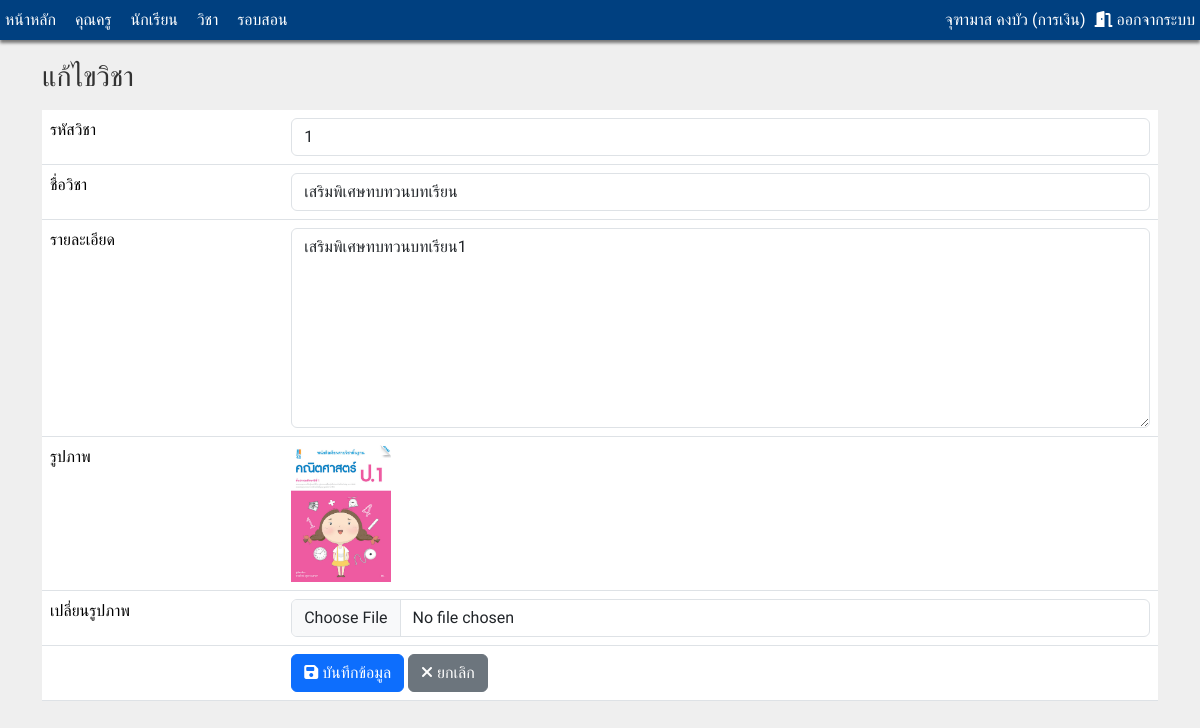
The page /admin/subject_update.php?id=1 (signed in) on the database its author committed.
### tables this page shows
CREATE TABLE `subject` (
  `sub_id` int(5) NOT NULL COMMENT 'รหัสวิชา',
  `sub_name` varchar(100) DEFAULT NULL COMMENT 'ชื่อวิชา',
  `sub_detail` varchar(2000) DEFAULT NULL COMMENT 'รายละเอียด',
  `sub_image` varchar(100) DEFAULT NULL COMMENT 'รูปภาพ'
);

### admin/subject_update.php (the view, shortened to what this page needs)
<?php
include("../inc_connect.php");
$sub_id = $_GET['id'];
$sql = " Select * From subject Where sub_id =$sub_id ";
$rst = mysqli_query($conn,$sql);
$arr = mysqli_fetch_array($rst);
?>
<!DOCTYPE html>
<html lang="en">
<head>
    <link rel="stylesheet" href="https://cdnjs.cloudflare.com/ajax/libs/font-awesome/6.4.0/css/all.min.css" />
    <link href="https://cdn.jsdelivr.net/npm/bootstrap@5.3.1/dist/css/bootstrap.min.css" rel="stylesheet">
    <link rel="stylesheet" href="../css/mystyle.css">
</head>
<body>
    <?php include("inc_menu.php");?>
    <div class="container">
        <h3 class="float-start mb-3" >แก้ไขวิชา </h3>
        <form action="" method="post" enctype="multipart/form-data">
                <table class="table">
                    <tr>
                        <td>รหัสวิชา</td>
                        <td> <input type="text" name="sub_id" id="sub_id" class="form-control" readonly="true" value="<?php echo $arr['sub_id']?>"> </td>
                    </tr>
                    <tr>
                        <td>ชื่อวิชา</td>
                        <td> <input type="text" name="sub_name" id="sub_name" class="form-control" require="true" value="<?php echo $arr['sub_name']?>"> </td>
                    </tr>
                    <tr>
                        <td>รายละเอียด</td>
                        <td> <textarea  name="sub_detail" id="sub_detail" class="form-control" require="true" style="height:200px;"><?php echo $arr['sub_detail']?></textarea> </td>
                    </tr>
                    <tr>
                        <td>รูปภาพ</td>
                        <td>  <img src="../img_subject/<?php echo $arr['sub_image'] ?>" width="100"></td>
                    </tr>
                    <tr>
                        <td>เปลี่ยนรูปภาพ</td>
                        <td> <input type="file" name="sub_image" id="sub_image" class="form-control" ></td>
                    </tr>
                    <tr>
                        <td></td>
                        <td>
                            <button type="submit" name="submit" class="btn btn-primary"><i class="fa-solid fa-floppy-disk"></i> บันทึกข้อมูล </button>
                            <button type="button" class="btn btn-secondary" onclick="window.location='subject.php';"><i class="fa-solid fa-xmark"></i> ยกเลิก </button>
                        </td>
                    </tr>
                </table>
        </form>
    </div>
</body>
</html>

### css/mystyle.css (style rules this page uses)
body { font-size: 16px; font-family: 'Sarabun','Sriracha','Itim'; color: #333333; background-color: #EFEFEF; margin: 0; padding: 0; }

### rows shown on the page
subject: sub_id "1", sub_name "เสริมพิเศษทบทวนบทเรียน", sub_detail "เสริมพิเศษทบทวนบทเรียน1", sub_image (picture)

### other values the page prints
$_SESSION['login_name'] "จุฑามาส คงบัว"
$_SESSION['login_position'] "การเงิน"
